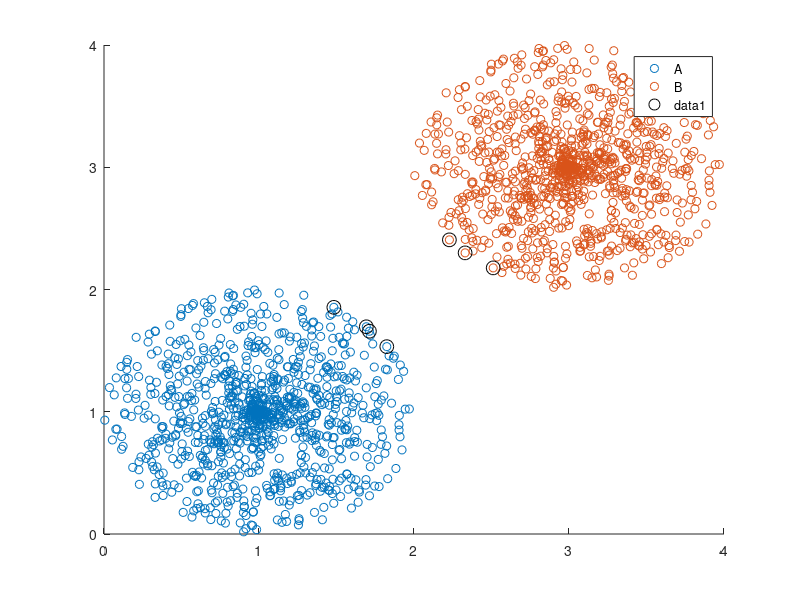

The MATLAB source for this figure:
%X = [1 1;2 1;1 2;4 4;4 5;4 6];
%X = [rand(100,1),rand(100,1);rand(100,1)+2,rand(100,1)+2];
quantity = 1000;
rands = [rand(quantity,1),2*pi*rand(quantity,1)];
polarands = [rands(:,1),rands(:,1)].*[cos(rands(:,2)),sin(rands(:,2))];
X = [ones(quantity,2)+polarands;3*ones(quantity,2)+polarands];
%y = {'A','A','A','B','B','B'}';
y = [repmat({'A'},quantity,1);repmat({'B'},quantity,1)];

m = fitcsvm(X,y);
sv = m.SupportVectors;

figure
gscatter(X(:,1),X(:,2),y)
hold on
plot(sv(:,1),sv(:,2),'ko','MarkerSize',10)
